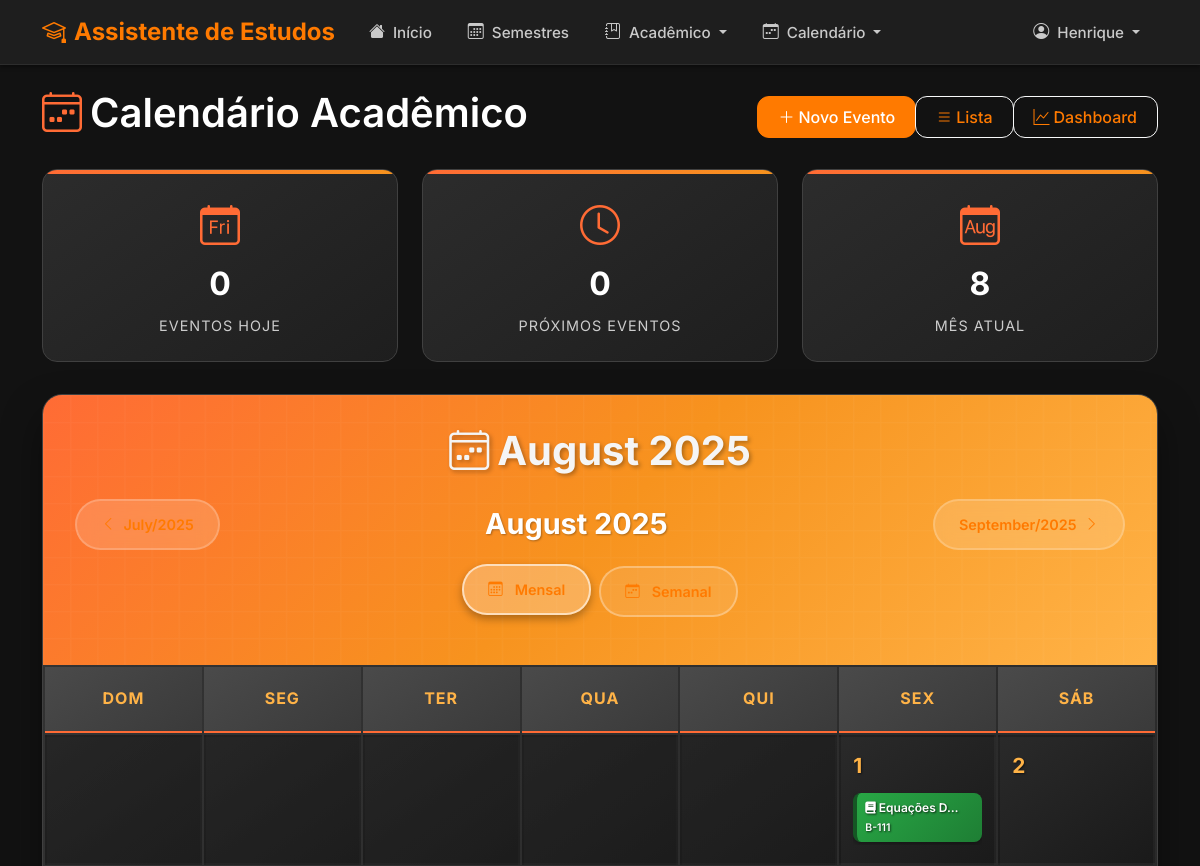
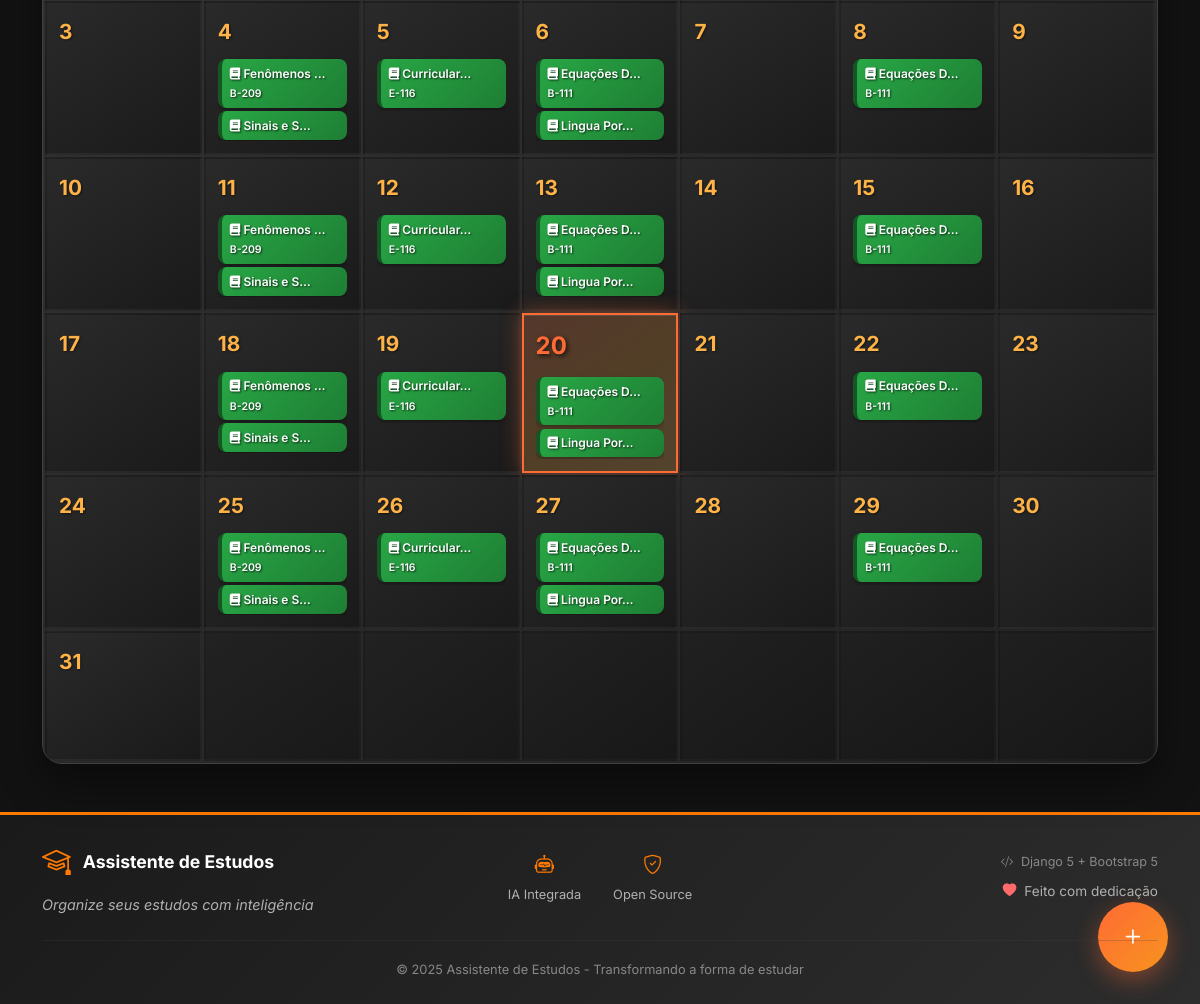
/calendario/ (signed in), run on the app's committed database (2 pictures, top to bottom).
### academico/models.py (models this page shows, shortened)
class Materia(models.Model):
    semestre = models.ForeignKey(Semestre, on_delete=models.CASCADE, related_name='materias', verbose_name='Semestre')
    nome = models.CharField('Nome', max_length=200)
    descricao = models.TextField('Descrição', blank=True)
    slug = models.SlugField('Slug', unique=True, max_length=200)
    contador_acessos = models.PositiveIntegerField('Contador de Acessos', default=0)
    ativo = models.BooleanField('Ativo', default=True)
    criado_em = models.DateTimeField('Criado em', auto_now_add=True)
    class Meta:
        verbose_name = 'Matéria'
        verbose_name_plural = 'Matérias'
        ordering = ['nome']

class HorarioAula(models.Model):
    DIAS_SEMANA = [
        (0, 'Segunda-feira'),
        (1, 'Terça-feira'),
        (2, 'Quarta-feira'),
        (3, 'Quinta-feira'),
        (4, 'Sexta-feira'),
        (5, 'Sábado'),
        (6, 'Domingo'),
    ]
    materia = models.ForeignKey(
        Materia,
        on_delete=models.CASCADE,
        related_name='horarios_aula',
        verbose_name='Matéria'
    )
    dia_semana = models.IntegerField(
        'Dia da Semana',
        choices=DIAS_SEMANA
    )
    hora_inicio = models.TimeField('Horário de Início')
    hora_fim = models.TimeField('Horário de Término')
    local = models.CharField(
        'Local/Sala',
        max_length=100,
        blank=True,
        help_text='Sala, laboratório ou local da aula'
    )
    observacoes = models.TextField(
        'Observações',
        blank=True,
        help_text='Informações adicionais sobre a aula'
    )
    ativo = models.BooleanField('Ativo', default=True)
    class Meta:
        verbose_name = 'Horário de Aula'
        verbose_name_plural = 'Horários de Aula'
        ordering = ['materia', 'dia_semana', 'hora_inicio']
        unique_together = ['materia', 'dia_semana', 'hora_inicio']

### calendario/views.py (the view, shortened to what this page needs)
# urls.py: path('', views.calendario_home, name='calendario_home'),
@login_required
def calendario_home(request):
    today = timezone.now().date()
    current_view = request.GET.get('view', 'monthly')  # 'monthly' ou 'weekly'
    try:
        year = int(request.GET.get('year', today.year))
        month = int(request.GET.get('month', today.month))
    except (ValueError, TypeError):
        year, month = today.year, today.month
    cal = calendar.Calendar(firstweekday=6)  # Domingo como primeiro dia
    month_days = cal.monthdayscalendar(year, month)
    first_day = date(year, month, 1)
    if month == 12:
        last_day = date(year + 1, 1, 1) - timedelta(days=1)
    else:
        last_day = date(year, month + 1, 1) - timedelta(days=1)
    week_dates = []
    eventos_semana_por_hora = {}
    horas_semana = list(range(7, 23))  # 7h às 22h
    eventos = EventoCalendario.objects.filter(
        usuario=request.user,
        data_inicio__date__gte=first_day,
        data_inicio__date__lte=last_day
    ).order_by('data_inicio')
    eventos_horarios = gerar_eventos_horarios(request.user, first_day, last_day)
    todos_eventos = list(eventos) + eventos_horarios
    eventos_por_dia = {}
    for evento in todos_eventos:
        if hasattr(evento, 'data_inicio'):
            dia = evento.data_inicio.date().day
            data_evento = evento.data_inicio.date()
        else:
            dia = evento['data_inicio'].date().day
            data_evento = evento['data_inicio'].date()
        if dia not in eventos_por_dia:
            eventos_por_dia[dia] = []
        eventos_por_dia[dia].append(evento)
    if month == 1:
        prev_month, prev_year = 12, year - 1
        prev_month_name = calendar.month_name[12]
    else:
        prev_month, prev_year = month - 1, year
        prev_month_name = calendar.month_name[prev_month]
    if month == 12:
        next_month, next_year = 1, year + 1
        next_month_name = calendar.month_name[1]
    else:
        next_month, next_year = month + 1, year
        next_month_name = calendar.month_name[next_month]
    eventos_hoje = EventoCalendario.objects.filter(
        usuario=request.user,
        data_inicio__date=today
    ).count()
    proximos_eventos = EventoCalendario.objects.filter(
        usuario=request.user,
        data_inicio__gte=timezone.now()
    )[:3]
    context = {
        'month_days': month_days,
        'eventos_por_dia': eventos_por_dia,
        'current_month': month,
        'current_year': year,
        'month_name': calendar.month_name[month],
        'prev_month': prev_month,
        'prev_year': prev_year,
        'prev_month_name': prev_month_name,
        'next_month': next_month,
        'next_year': next_year,
        'next_month_name': next_month_name,
        'today': today,
        'eventos_hoje': eventos_hoje,
        'proximos_eventos': proximos_eventos,
        'weekdays': ['Dom', 'Seg', 'Ter', 'Qua', 'Qui', 'Sex', 'Sáb'],
        'current_view': current_view,
        'week_dates': week_dates,
        'eventos_semana_por_hora': eventos_semana_por_hora,
        'horas_semana': horas_semana,
    }
    return render(request, 'calendario/calendario_home.html', context)

### templates/calendario/calendario_home.html (shortened to what this page needs)
{% extends 'base.html' %}
{% load static %}
{% load calendario_extras %}
{% block content %}
<div class="d-flex justify-content-between align-items-center mb-4">
    <h1 class="text-white">
        <i class="bi bi-calendar4-week me-2" style="color: #FF6B35;"></i>Calendário Acadêmico
    </h1>
    <div class="btn-group">
        <a href="{% url 'calendario:evento_criar' %}" class="btn btn-primary">
            <i class="bi bi-plus-lg me-1"></i>Novo Evento
        </a>
        <a href="{% url 'calendario:eventos_lista' %}" class="btn btn-outline-light">
            <i class="bi bi-list me-1"></i>Lista
        </a>
        <a href="{% url 'calendario:dashboard' %}" class="btn btn-outline-light">
            <i class="bi bi-graph-up me-1"></i>Dashboard
        </a>
    </div>
</div>
<div class="stats-cards">
    <div class="stat-card">
        <i class="bi bi-calendar-day stat-icon"></i>
        <div class="stat-number">{{ eventos_hoje|default:0 }}</div>
        <div class="stat-label">Eventos Hoje</div>
    </div>
    <div class="stat-card">
        <i class="bi bi-clock stat-icon"></i>
        <div class="stat-number">{{ proximos_eventos|length|default:0 }}</div>
        <div class="stat-label">Próximos Eventos</div>
    </div>
    <div class="stat-card">
        <i class="bi bi-calendar-month stat-icon"></i>
        <div class="stat-number">{{ current_month|default:1 }}</div>
        <div class="stat-label">Mês Atual</div>
    </div>
</div>
<div class="calendar-container">
    <div class="calendar-header">
        <h1><i class="bi bi-calendar4-week me-2"></i>{{ month_name|default:"Calendário" }} {{ current_year|default:"2025" }}</h1>
        <div class="calendar-nav">
            <a href="?month={{ prev_month|default:1 }}&year={{ prev_year|default:2025 }}&view={{ current_view|default:'monthly' }}">
                <i class="bi bi-chevron-left me-2"></i>{{ prev_month_name|default:prev_month|default:"Anterior" }}/{{ prev_year|default:2025 }}
            </a>
            <span class="current-month">{{ month_name|default:"Calendário" }} {{ current_year|default:2025 }}</span>
            <a href="?month={{ next_month|default:1 }}&year={{ next_year|default:2025 }}&view={{ current_view|default:'monthly' }}">
                {{ next_month_name|default:next_month|default:"Próximo" }}/{{ next_year|default:2025 }}<i class="bi bi-chevron-right ms-2"></i>
            </a>
        </div>
        <div class="view-toggle">
            <a href="?month={{ current_month|default:1 }}&year={{ current_year|default:2025 }}&view=monthly"
               class="view-btn {% if current_view == 'monthly' or current_view|default:'monthly' == 'monthly' %}active{% endif %}">
                <i class="bi bi-calendar3 me-1"></i>Mensal
            </a>
            <a href="?month={{ current_month|default:1 }}&year={{ current_year|default:2025 }}&view=weekly"
               class="view-btn {% if current_view == 'weekly' %}active{% endif %}">
                <i class="bi bi-calendar-week me-1"></i>Semanal
            </a>
        </div>
    </div>
    <div class="calendar-view {% if current_view == 'monthly' or not current_view %}active{% endif %}" id="monthlyView">
        <div class="calendar-grid">
            {% for weekday in weekdays %}
                <div class="calendar-day-header">{{ weekday }}</div>
            {% endfor %}
            {% if month_days %}
                {% for week in month_days %}
                    {% for day in week %}
                        <div class="calendar-day{% if day == today.day and current_month == today.month and current_year == today.year %} today{% endif %}{% if day == 0 %} other-month{% endif %}"
                             {% if day != 0 %}
                             data-date="{{ current_year|default:2025 }}-{{ current_month|default:1|stringformat:'02d' }}-{{ day|stringformat:'02d' }}"
                             data-day="{{ day }}"
                             onclick="showDayModal(this)"
                             ondblclick="editDay(this)"
                             title="Clique para ver eventos | Duplo clique para criar evento"
                             {% endif %}>
                            {% if day != 0 %}
                                <div class="day-number">{{ day }}</div>
                                <div class="day-events">
                                    {% for evento in eventos_por_dia|get_item:day %}
                                        {% if evento.is_horario_fixo %}
                                            <div class="event-item event-AULA"
                                                 title="{{ evento.titulo }} - {{ evento.data_inicio|time:'H:i' }} às {{ evento.data_fim|time:'H:i' }}{% if evento.local %} - {{ evento.local }}{% endif %}">
                                                <i class="fas fa-book"></i> {{ evento.titulo|truncatechars:12 }}
                                                {% if evento.local %}<br><small>{{ evento.local|truncatechars:8 }}</small>{% endif %}
                                            </div>
                                        {% endif %}
                                    {% endfor %}
                                </div>
                            {% endif %}
                        </div>
                    {% endfor %}
                {% endfor %}
            {% endif %}
        </div>
    </div>
</div>
<button class="add-event-btn" onclick="window.location.href='{% url 'calendario:evento_criar' %}'">
    <i class="bi bi-plus"></i>
</button>
{% endblock %}

### templates/base.html (shortened to what this page needs)
{% load static %}
<!DOCTYPE html>
<html lang="pt-br">
<head>
    <link href="https://cdn.jsdelivr.net/npm/bootstrap@5.3.0/dist/css/bootstrap.min.css" rel="stylesheet">
    <link rel="stylesheet" href="https://cdn.jsdelivr.net/npm/bootstrap-icons@1.10.5/font/bootstrap-icons.css">
    <link rel="stylesheet" href="https://cdnjs.cloudflare.com/ajax/libs/font-awesome/6.4.0/css/all.min.css">
    <link rel="stylesheet" href="{% static 'css/theme-dark.css' %}">
    <link rel="stylesheet" href="{% static 'css/style.css' %}">
    </head>
<body>
    <nav class="navbar navbar-expand-lg navbar-dark sticky-top">
        <div class="container">
            <a class="navbar-brand d-flex align-items-center" href="{% url 'home' %}">
                <i class="bi bi-mortarboard me-2"></i>
                Assistente de Estudos
            </a>
            <div class="collapse navbar-collapse" id="navbarNav">
                <ul class="navbar-nav me-auto">
                    <li class="nav-item">
                        <a class="nav-link d-flex align-items-center" href="{% url 'home' %}">
                            <i class="bi bi-house-fill me-2"></i>
                            <span>Início</span>
                        </a>
                    </li>
                    <li class="nav-item">
                        <a class="nav-link d-flex align-items-center" href="{% url 'semestres_lista' %}">
                            <i class="bi bi-calendar3 me-2"></i>
                            <span>Semestres</span>
                        </a>
                    </li>
                    <li class="nav-item dropdown">
                        <a class="nav-link dropdown-toggle d-flex align-items-center" href="#" role="button" data-bs-toggle="dropdown">
                            <i class="bi bi-journal-bookmark me-2"></i>
                            <span>Acadêmico</span>
                        </a>
                    </li>
                    <li class="nav-item dropdown">
                        <a class="nav-link dropdown-toggle d-flex align-items-center" href="#" role="button" data-bs-toggle="dropdown">
                            <i class="bi bi-calendar-week me-2"></i>
                            <span>Calendário</span>
                        </a>
                    </li>
                </ul>
                <ul class="navbar-nav">
                    {% if user.is_authenticated %}
                        <li class="nav-item dropdown">
                            <a class="nav-link dropdown-toggle d-flex align-items-center" href="#" role="button" data-bs-toggle="dropdown">
                                <i class="bi bi-person-circle me-2"></i>
                                <span>{{ user.first_name|default:user.username }}</span>
                            </a>
                        </li>
                    {% endif %}
                </ul>
            </div>
        </div>
    </nav>
    <main class="flex-grow-1">
        <div class="container mt-4">
            {% block content %}{% endblock %}
        </div>
    </main>
    <footer class="footer-dark mt-5">
        <div class="container py-4">
            <div class="row align-items-center">
                <div class="col-md-4">
                    <div class="footer-brand">
                        <i class="bi bi-mortarboard footer-icon"></i>
                        <span class="footer-title">Assistente de Estudos</span>
                    </div>
                    <p class="footer-subtitle">
                        Organize seus estudos com inteligência
                    </p>
                </div>
                <div class="col-md-4 text-center">
                    <div class="footer-stats">
                        <div class="footer-stat-item">
                            <i class="bi bi-robot"></i>
                            <span>IA Integrada</span>
                        </div>
                        <div class="footer-stat-item">
                            <i class="bi bi-shield-check"></i>
                            <span>Open Source</span>
                        </div>
                    </div>
                </div>
                <div class="col-md-4 text-md-end">
                    <div class="footer-tech">
                        <small class="footer-tech-text">
                            <i class="bi bi-code-slash me-1"></i>
                            Django 5 + Bootstrap 5
                        </small>
                        <div class="footer-love">
                            <i class="bi bi-heart-fill"></i>
                            <span>Feito com dedicação</span>
                        </div>
                    </div>
                </div>
            </div>
            <hr class="footer-divider">
            <div class="row">
                <div class="col-12 text-center">
                    <small class="footer-copyright">
                        © 2025 Assistente de Estudos - Transformando a forma de estudar
                    </small>
                </div>
            </div>
        </div>
    </footer>
</body>
</html>

### data on the page
Materia: titulo "Equações D…", local "B-111"
Materia: titulo "Fenômenos …", local "B-209"
Materia: titulo "Sinais e S…"
Materia: titulo "Curricular…", local "E-116"
Materia: titulo "Lingua Por…"

### other printed values
{{ user.first_name|default:user.username }} "Henrique"
{{ eventos_hoje|default:0 }} "0"
{{ proximos_eventos|length|default:0 }} "0"
{{ current_month|default:1 }} "8"
{{ month_name|default:"Calendário" }} "August"
{{ current_year|default:"2025" }} "2025"
{{ prev_month_name|default:prev_month|default:"Anterior" }} "July"
{{ prev_year|default:2025 }} "2025"
{{ current_year|default:2025 }} "2025"
{{ next_month_name|default:next_month|default:"Próximo" }} "September"
{{ next_year|default:2025 }} "2025"
{{ weekday }} "DOM" "SEG" "TER" "QUA" "QUI" "SEX" "SÁB"
{{ day }} "1" "2" "3" "4" "5" "6" "7" "8" "9" "10" "11" "12" "13" "14" "15" "16" "17" "18" "19" "20" "21" "22" "23" "24" "25" "26" "27" "28" "29" "30" "31"
